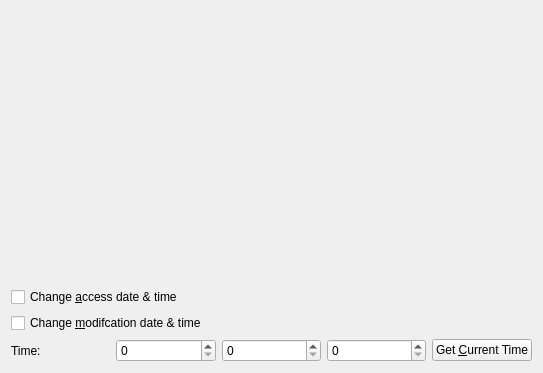
<ui version="4.0" >
 <class>DateTimePluginWidget</class>
 <widget class="QWidget" name="DateTimePluginWidget" >
  <property name="geometry" >
   <rect>
    <x>0</x>
    <y>0</y>
    <width>543</width>
    <height>373</height>
   </rect>
  </property>
  <layout class="QVBoxLayout" >
   <item>
    <widget class="KDatePicker" name="datepicker" />
   </item>
   <item>
    <widget class="QCheckBox" name="checkAccess" >
     <property name="text" >
      <string>Change &amp;access date &amp;&amp; time</string>
     </property>
    </widget>
   </item>
   <item>
    <widget class="QCheckBox" name="checkModification" >
     <property name="text" >
      <string>Change &amp;modifcation date &amp;&amp; time</string>
     </property>
    </widget>
   </item>
   <item>
    <layout class="QHBoxLayout" >
     <item>
      <widget class="QLabel" name="label" >
       <property name="text" >
        <string>Time:</string>
       </property>
      </widget>
     </item>
     <item>
      <widget class="QSpinBox" name="spinHour" >
       <property name="maximum" >
        <number>23</number>
       </property>
      </widget>
     </item>
     <item>
      <widget class="QSpinBox" name="spinMinute" >
       <property name="maximum" >
        <number>59</number>
       </property>
      </widget>
     </item>
     <item>
      <widget class="QSpinBox" name="spinSecond" >
       <property name="maximum" >
        <number>59</number>
       </property>
      </widget>
     </item>
     <item>
      <widget class="QPushButton" name="buttonCurrent" >
       <property name="text" >
        <string>Get &amp;Current Time</string>
       </property>
      </widget>
     </item>
    </layout>
   </item>
  </layout>
 </widget>
 <customwidgets>
  <customwidget>
   <class>KDatePicker</class>
   <extends>QFrame</extends>
   <header>kdatepicker.h</header>
  </customwidget>
 </customwidgets>
 <resources/>
 <connections/>
</ui>
